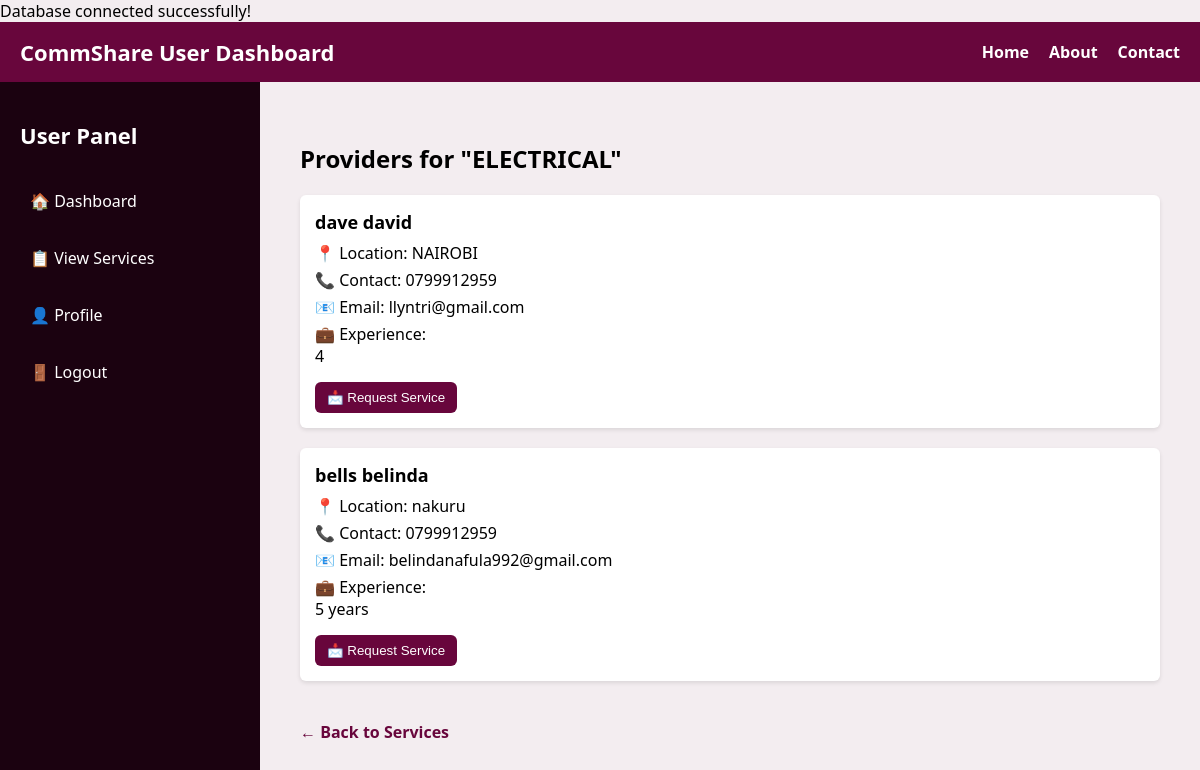
/view_providers.php?service_id=7 (signed in), run on the app's committed database.
### tables this page shows
CREATE TABLE `services` (
  `id` int NOT NULL,
  `name` varchar(100) NOT NULL,
  `description` text,
  `created_at` timestamp NULL DEFAULT CURRENT_TIMESTAMP
);

CREATE TABLE `service_registrations` (
  `id` int NOT NULL,
  `provider_id` int NOT NULL,
  `service_id` int NOT NULL,
  `first_name` varchar(100) DEFAULT NULL,
  `second_name` varchar(100) DEFAULT NULL,
  `location` varchar(100) DEFAULT NULL,
  `contact` varchar(100) DEFAULT NULL,
  `email` varchar(100) DEFAULT NULL,
  `experience` text,
  `created_at` timestamp NULL DEFAULT CURRENT_TIMESTAMP
);

### view_providers.php (the view, shortened to what this page needs)
<?php
require_once 'db connection.php';
$service_id = intval($_GET['service_id']);
$serviceQuery = $conn->prepare("SELECT name FROM services WHERE id = :service_id");
$serviceQuery->bindParam(':service_id', $service_id, PDO::PARAM_INT);
$serviceQuery->execute();
$service = $serviceQuery->fetch(PDO::FETCH_ASSOC);
$providerQuery = $conn->prepare("
    SELECT id AS provider_id, first_name, second_name, location, contact, email, experience
    FROM service_registrations
    WHERE service_id = :service_id
");
$providerQuery->bindParam(':service_id', $service_id, PDO::PARAM_INT);
$providerQuery->execute();
$providers = $providerQuery->fetchAll(PDO::FETCH_ASSOC);
?>
<!DOCTYPE html>
<html lang="en">
<head>
</head>
<body>
    <nav>
        <h1>CommShare User Dashboard</h1>
        <ul class="nav-links">
            <li><a href="index.php">Home</a></li>
            <li><a href="about.php">About</a></li>
            <li><a href="contact.php">Contact</a></li>
        </ul>
    </nav>
    <div class="dashboard-container">
        <div class="sidebar">
            <h2>User Panel</h2>
            <a href="dashboard user.php">🏠 Dashboard</a>
            <a href="user_view_services.php">📋 View Services</a>
            <a href="user_profile.php">👤 Profile</a>
            <div class="logout">
                <a href="../logout.php">🚪 Logout</a>
            </div>
        </div>
        <div class="main-content">
            <h2>Providers for "<?php echo htmlspecialchars($service['name']); ?>"</h2>
            <?php if ($providers): ?>
                <?php foreach ($providers as $index => $row): ?>
                    <div class="card">
                        <div class="provider-name">
                            <?php echo htmlspecialchars($row['first_name'] . ' ' . $row['second_name']); ?>
                        </div>
                        <div class="info">📍 Location: <?php echo htmlspecialchars($row['location']); ?></div>
                        <div class="info">📞 Contact: <?php echo htmlspecialchars($row['contact']); ?></div>
                        <div class="info">📧 Email: <?php echo htmlspecialchars($row['email']); ?></div>
                        <div class="info">💼 Experience:<br> <?php echo nl2br(htmlspecialchars($row['experience'])); ?></div>
                        <button class="request-button" onclick="toggleForm(<?php echo $index; ?>)">📩 Request Service</button>
                    </div>
                <?php endforeach; ?>
            <?php else: ?>
                <p>No providers have registered for this service yet.</p>
            <?php endif; ?>
            <a class="back-link" href="user_view_services.php">← Back to Services</a>
        </div>
    </div>
</body>
</html>

### view_providers.php (style rules this page uses)
body { margin: 0; font-family: 'Segoe UI', sans-serif; background-color: #f3edf0ff; }
nav { background-color: #68063cff; padding: 15px 20px; color: white; display: flex; justify-content: space-between; align-items: center; }
nav h1 { margin: 0; font-size: 22px; }
.nav-links { list-style: none; display: flex; gap: 20px; margin: 0; }
.nav-links li a { color: white; text-decoration: none; font-weight: bold; }
.dashboard-container { display: flex; height: calc(100vh - 60px); }
.sidebar { width: 220px; background-color: #1b0210ff; color: white; padding: 20px; }
.sidebar h2 { font-size: 22px; margin-bottom: 30px; }
.sidebar a { display: block; color: white; text-decoration: none; margin-bottom: 15px; padding: 10px; border-radius: 4px; transition: background 0.3s ease; }
.main-content { flex-grow: 1; padding: 40px; overflow-y: auto; }
.card { background: white; padding: 15px; margin-bottom: 20px; border-radius: 6px; box-shadow: 0 2px 4px rgba(0,0,0,0.1); }
.provider-name { font-size: 18px; font-weight: bold; margin-bottom: 8px; }
.info { margin-bottom: 5px; }
.request-button { margin-top: 10px; padding: 8px 12px; background-color: #68063c; color: white; border: none; border-radius: 6px; cursor: pointer; }
.back-link { display: inline-block; margin-top: 20px; color: #68063c; text-decoration: none; font-weight: bold; }

### data on the page
services: name "ELECTRICAL"
service_registrations: first_name+second_name "dave david", location "NAIROBI", contact "0799912959", email "llyntri@gmail.com", experience "4"
service_registrations: first_name+second_name "bells belinda", location "nakuru", contact "0799912959", email "belindanafula992@gmail.com", experience "5 years"
